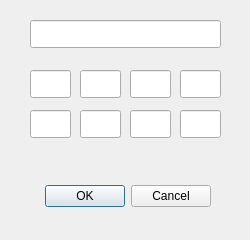
<?xml version="1.0" encoding="UTF-8"?>
<ui version="4.0">
 <class>MsgDefDialog</class>
 <widget class="QDialog" name="MsgDefDialog">
  <property name="geometry">
   <rect>
    <x>0</x>
    <y>0</y>
    <width>250</width>
    <height>240</height>
   </rect>
  </property>
  <property name="windowTitle">
   <string>Dialog</string>
  </property>
  <widget class="QDialogButtonBox" name="buttonBox">
   <property name="geometry">
    <rect>
     <x>40</x>
     <y>180</y>
     <width>171</width>
     <height>32</height>
    </rect>
   </property>
   <property name="orientation">
    <enum>Qt::Horizontal</enum>
   </property>
   <property name="standardButtons">
    <set>QDialogButtonBox::Cancel|QDialogButtonBox::Ok</set>
   </property>
  </widget>
  <widget class="QLineEdit" name="IDlineEdit">
   <property name="geometry">
    <rect>
     <x>30</x>
     <y>20</y>
     <width>191</width>
     <height>28</height>
    </rect>
   </property>
  </widget>
  <widget class="QLineEdit" name="Byte0">
   <property name="geometry">
    <rect>
     <x>30</x>
     <y>70</y>
     <width>41</width>
     <height>28</height>
    </rect>
   </property>
   <property name="text">
    <string/>
   </property>
  </widget>
  <widget class="QLineEdit" name="Byte1">
   <property name="geometry">
    <rect>
     <x>80</x>
     <y>70</y>
     <width>41</width>
     <height>28</height>
    </rect>
   </property>
  </widget>
  <widget class="QLineEdit" name="Byte2">
   <property name="geometry">
    <rect>
     <x>130</x>
     <y>70</y>
     <width>41</width>
     <height>28</height>
    </rect>
   </property>
  </widget>
  <widget class="QLineEdit" name="Byte3">
   <property name="geometry">
    <rect>
     <x>180</x>
     <y>70</y>
     <width>41</width>
     <height>28</height>
    </rect>
   </property>
  </widget>
  <widget class="QLineEdit" name="Byte4">
   <property name="geometry">
    <rect>
     <x>30</x>
     <y>110</y>
     <width>41</width>
     <height>28</height>
    </rect>
   </property>
  </widget>
  <widget class="QLineEdit" name="Byte5">
   <property name="geometry">
    <rect>
     <x>80</x>
     <y>110</y>
     <width>41</width>
     <height>28</height>
    </rect>
   </property>
  </widget>
  <widget class="QLineEdit" name="Byte6">
   <property name="geometry">
    <rect>
     <x>130</x>
     <y>110</y>
     <width>41</width>
     <height>28</height>
    </rect>
   </property>
  </widget>
  <widget class="QLineEdit" name="Byte7">
   <property name="geometry">
    <rect>
     <x>180</x>
     <y>110</y>
     <width>41</width>
     <height>28</height>
    </rect>
   </property>
   <property name="text">
    <string/>
   </property>
  </widget>
 </widget>
 <resources/>
 <connections>
  <connection>
   <sender>buttonBox</sender>
   <signal>accepted()</signal>
   <receiver>MsgDefDialog</receiver>
   <slot>accept()</slot>
   <hints>
    <hint type="sourcelabel">
     <x>248</x>
     <y>254</y>
    </hint>
    <hint type="destinationlabel">
     <x>157</x>
     <y>274</y>
    </hint>
   </hints>
  </connection>
  <connection>
   <sender>buttonBox</sender>
   <signal>rejected()</signal>
   <receiver>MsgDefDialog</receiver>
   <slot>reject()</slot>
   <hints>
    <hint type="sourcelabel">
     <x>316</x>
     <y>260</y>
    </hint>
    <hint type="destinationlabel">
     <x>286</x>
     <y>274</y>
    </hint>
   </hints>
  </connection>
 </connections>
</ui>
